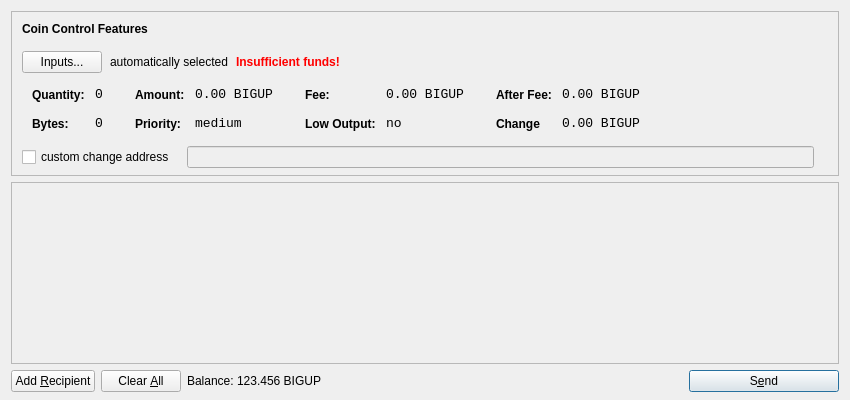
<?xml version="1.0" encoding="UTF-8"?>
<ui version="4.0">
 <class>SendCoinsDialog</class>
 <widget class="QDialog" name="SendCoinsDialog">
  <property name="geometry">
   <rect>
    <x>0</x>
    <y>0</y>
    <width>850</width>
    <height>400</height>
   </rect>
  </property>
  <property name="windowTitle">
   <string>Send Coins</string>
  </property>
  <layout class="QVBoxLayout" name="verticalLayout" stretch="0,1,0">
   <property name="bottomMargin">
    <number>8</number>
   </property>
   <item>
    <widget class="QFrame" name="frameCoinControl">
     <property name="sizePolicy">
      <sizepolicy hsizetype="Expanding" vsizetype="Expanding">
       <horstretch>0</horstretch>
       <verstretch>0</verstretch>
      </sizepolicy>
     </property>
     <property name="maximumSize">
      <size>
       <width>16777215</width>
       <height>16777215</height>
      </size>
     </property>
     <property name="frameShape">
      <enum>QFrame::StyledPanel</enum>
     </property>
     <property name="frameShadow">
      <enum>QFrame::Sunken</enum>
     </property>
     <layout class="QVBoxLayout" name="verticalLayoutCoinControl2">
      <property name="spacing">
       <number>-1</number>
      </property>
      <property name="leftMargin">
       <number>0</number>
      </property>
      <property name="topMargin">
       <number>0</number>
      </property>
      <property name="rightMargin">
       <number>0</number>
      </property>
      <property name="bottomMargin">
       <number>6</number>
      </property>
      <item>
       <layout class="QVBoxLayout" name="verticalLayoutCoinControl" stretch="0,0,0,0,1">
        <property name="spacing">
         <number>0</number>
        </property>
        <property name="leftMargin">
         <number>10</number>
        </property>
        <property name="topMargin">
         <number>10</number>
        </property>
        <item>
         <layout class="QHBoxLayout" name="horizontalLayoutCoinControl1">
          <property name="bottomMargin">
           <number>15</number>
          </property>
          <item>
           <widget class="QLabel" name="labelCoinControlFeatures">
            <property name="sizePolicy">
             <sizepolicy hsizetype="Preferred" vsizetype="Maximum">
              <horstretch>0</horstretch>
              <verstretch>0</verstretch>
             </sizepolicy>
            </property>
            <property name="font">
             <font>
              <weight>75</weight>
              <bold>true</bold>
             </font>
            </property>
            <property name="styleSheet">
             <string notr="true">font-weight:bold;</string>
            </property>
            <property name="text">
             <string>Coin Control Features</string>
            </property>
           </widget>
          </item>
         </layout>
        </item>
        <item>
         <layout class="QHBoxLayout" name="horizontalLayoutCoinControl2" stretch="0,0,0,0">
          <property name="spacing">
           <number>8</number>
          </property>
          <property name="bottomMargin">
           <number>10</number>
          </property>
          <item>
           <widget class="QPushButton" name="pushButtonCoinControl">
            <property name="styleSheet">
             <string notr="true"/>
            </property>
            <property name="text">
             <string>Inputs...</string>
            </property>
           </widget>
          </item>
          <item>
           <widget class="QLabel" name="labelCoinControlAutomaticallySelected">
            <property name="text">
             <string>automatically selected</string>
            </property>
            <property name="margin">
             <number>5</number>
            </property>
           </widget>
          </item>
          <item>
           <widget class="QLabel" name="labelCoinControlInsuffFunds">
            <property name="font">
             <font>
              <weight>75</weight>
              <bold>true</bold>
             </font>
            </property>
            <property name="styleSheet">
             <string notr="true">color:red;font-weight:bold;</string>
            </property>
            <property name="text">
             <string>Insufficient funds!</string>
            </property>
            <property name="margin">
             <number>5</number>
            </property>
           </widget>
          </item>
          <item>
           <spacer name="horizontalSpacerCoinControl">
            <property name="orientation">
             <enum>Qt::Horizontal</enum>
            </property>
            <property name="sizeHint" stdset="0">
             <size>
              <width>40</width>
              <height>1</height>
             </size>
            </property>
           </spacer>
          </item>
         </layout>
        </item>
        <item>
         <widget class="QWidget" name="widgetCoinControl" native="true">
          <property name="sizePolicy">
           <sizepolicy hsizetype="Preferred" vsizetype="Preferred">
            <horstretch>0</horstretch>
            <verstretch>0</verstretch>
           </sizepolicy>
          </property>
          <property name="minimumSize">
           <size>
            <width>0</width>
            <height>0</height>
           </size>
          </property>
          <property name="styleSheet">
           <string notr="true"/>
          </property>
          <layout class="QHBoxLayout" name="horizontalLayoutCoinControl5">
           <property name="margin">
            <number>0</number>
           </property>
           <item>
            <layout class="QHBoxLayout" name="horizontalLayoutCoinControl3" stretch="0,0,0,1">
             <property name="spacing">
              <number>20</number>
             </property>
             <property name="topMargin">
              <number>0</number>
             </property>
             <property name="bottomMargin">
              <number>10</number>
             </property>
             <item>
              <layout class="QFormLayout" name="formLayoutCoinControl1">
               <property name="horizontalSpacing">
                <number>10</number>
               </property>
               <property name="verticalSpacing">
                <number>14</number>
               </property>
               <property name="leftMargin">
                <number>10</number>
               </property>
               <property name="topMargin">
                <number>4</number>
               </property>
               <property name="rightMargin">
                <number>6</number>
               </property>
               <item row="0" column="0">
                <widget class="QLabel" name="labelCoinControlQuantityText">
                 <property name="styleSheet">
                  <string notr="true">font-weight:bold;</string>
                 </property>
                 <property name="text">
                  <string>Quantity:</string>
                 </property>
                 <property name="margin">
                  <number>0</number>
                 </property>
                </widget>
               </item>
               <item row="0" column="1">
                <widget class="QLabel" name="labelCoinControlQuantity">
                 <property name="font">
                  <font>
                   <family>Monospace</family>
                   <pointsize>10</pointsize>
                  </font>
                 </property>
                 <property name="cursor">
                  <cursorShape>IBeamCursor</cursorShape>
                 </property>
                 <property name="contextMenuPolicy">
                  <enum>Qt::ActionsContextMenu</enum>
                 </property>
                 <property name="text">
                  <string>0</string>
                 </property>
                 <property name="margin">
                  <number>0</number>
                 </property>
                 <property name="textInteractionFlags">
                  <set>Qt::LinksAccessibleByMouse|Qt::TextSelectableByKeyboard|Qt::TextSelectableByMouse</set>
                 </property>
                </widget>
               </item>
               <item row="1" column="0">
                <widget class="QLabel" name="labelCoinControlBytesText">
                 <property name="styleSheet">
                  <string notr="true">font-weight:bold;</string>
                 </property>
                 <property name="text">
                  <string>Bytes:</string>
                 </property>
                </widget>
               </item>
               <item row="1" column="1">
                <widget class="QLabel" name="labelCoinControlBytes">
                 <property name="font">
                  <font>
                   <family>Monospace</family>
                   <pointsize>10</pointsize>
                  </font>
                 </property>
                 <property name="cursor">
                  <cursorShape>IBeamCursor</cursorShape>
                 </property>
                 <property name="contextMenuPolicy">
                  <enum>Qt::ActionsContextMenu</enum>
                 </property>
                 <property name="text">
                  <string>0</string>
                 </property>
                 <property name="textInteractionFlags">
                  <set>Qt::LinksAccessibleByMouse|Qt::TextSelectableByKeyboard|Qt::TextSelectableByMouse</set>
                 </property>
                </widget>
               </item>
              </layout>
             </item>
             <item>
              <layout class="QFormLayout" name="formLayoutCoinControl2">
               <property name="horizontalSpacing">
                <number>10</number>
               </property>
               <property name="verticalSpacing">
                <number>14</number>
               </property>
               <property name="leftMargin">
                <number>6</number>
               </property>
               <property name="topMargin">
                <number>4</number>
               </property>
               <property name="rightMargin">
                <number>6</number>
               </property>
               <item row="0" column="0">
                <widget class="QLabel" name="labelCoinControlAmountText">
                 <property name="styleSheet">
                  <string notr="true">font-weight:bold;</string>
                 </property>
                 <property name="text">
                  <string>Amount:</string>
                 </property>
                 <property name="margin">
                  <number>0</number>
                 </property>
                </widget>
               </item>
               <item row="0" column="1">
                <widget class="QLabel" name="labelCoinControlAmount">
                 <property name="font">
                  <font>
                   <family>Monospace</family>
                   <pointsize>10</pointsize>
                  </font>
                 </property>
                 <property name="cursor">
                  <cursorShape>IBeamCursor</cursorShape>
                 </property>
                 <property name="contextMenuPolicy">
                  <enum>Qt::ActionsContextMenu</enum>
                 </property>
                 <property name="text">
                  <string notr="true">0.00 BIGUP</string>
                 </property>
                 <property name="textInteractionFlags">
                  <set>Qt::LinksAccessibleByMouse|Qt::TextSelectableByKeyboard|Qt::TextSelectableByMouse</set>
                 </property>
                </widget>
               </item>
               <item row="1" column="0">
                <widget class="QLabel" name="labelCoinControlPriorityText">
                 <property name="styleSheet">
                  <string notr="true">font-weight:bold;</string>
                 </property>
                 <property name="text">
                  <string>Priority:</string>
                 </property>
                </widget>
               </item>
               <item row="1" column="1">
                <widget class="QLabel" name="labelCoinControlPriority">
                 <property name="font">
                  <font>
                   <family>Monospace</family>
                   <pointsize>10</pointsize>
                  </font>
                 </property>
                 <property name="cursor">
                  <cursorShape>IBeamCursor</cursorShape>
                 </property>
                 <property name="contextMenuPolicy">
                  <enum>Qt::ActionsContextMenu</enum>
                 </property>
                 <property name="text">
                  <string>medium</string>
                 </property>
                 <property name="textInteractionFlags">
                  <set>Qt::LinksAccessibleByMouse|Qt::TextSelectableByKeyboard|Qt::TextSelectableByMouse</set>
                 </property>
                </widget>
               </item>
              </layout>
             </item>
             <item>
              <layout class="QFormLayout" name="formLayoutCoinControl3">
               <property name="horizontalSpacing">
                <number>10</number>
               </property>
               <property name="verticalSpacing">
                <number>14</number>
               </property>
               <property name="leftMargin">
                <number>6</number>
               </property>
               <property name="topMargin">
                <number>4</number>
               </property>
               <property name="rightMargin">
                <number>6</number>
               </property>
               <item row="0" column="0">
                <widget class="QLabel" name="labelCoinControlFeeText">
                 <property name="styleSheet">
                  <string notr="true">font-weight:bold;</string>
                 </property>
                 <property name="text">
                  <string>Fee:</string>
                 </property>
                 <property name="margin">
                  <number>0</number>
                 </property>
                </widget>
               </item>
               <item row="0" column="1">
                <widget class="QLabel" name="labelCoinControlFee">
                 <property name="font">
                  <font>
                   <family>Monospace</family>
                   <pointsize>10</pointsize>
                  </font>
                 </property>
                 <property name="cursor">
                  <cursorShape>IBeamCursor</cursorShape>
                 </property>
                 <property name="contextMenuPolicy">
                  <enum>Qt::ActionsContextMenu</enum>
                 </property>
                 <property name="text">
                  <string notr="true">0.00 BIGUP</string>
                 </property>
                 <property name="textInteractionFlags">
                  <set>Qt::LinksAccessibleByMouse|Qt::TextSelectableByKeyboard|Qt::TextSelectableByMouse</set>
                 </property>
                </widget>
               </item>
               <item row="1" column="0">
                <widget class="QLabel" name="labelCoinControlLowOutputText">
                 <property name="styleSheet">
                  <string notr="true">font-weight:bold;</string>
                 </property>
                 <property name="text">
                  <string>Low Output:</string>
                 </property>
                </widget>
               </item>
               <item row="1" column="1">
                <widget class="QLabel" name="labelCoinControlLowOutput">
                 <property name="font">
                  <font>
                   <family>Monospace</family>
                   <pointsize>10</pointsize>
                  </font>
                 </property>
                 <property name="cursor">
                  <cursorShape>IBeamCursor</cursorShape>
                 </property>
                 <property name="contextMenuPolicy">
                  <enum>Qt::ActionsContextMenu</enum>
                 </property>
                 <property name="text">
                  <string>no</string>
                 </property>
                 <property name="textInteractionFlags">
                  <set>Qt::LinksAccessibleByMouse|Qt::TextSelectableByKeyboard|Qt::TextSelectableByMouse</set>
                 </property>
                </widget>
               </item>
              </layout>
             </item>
             <item>
              <layout class="QFormLayout" name="formLayoutCoinControl4">
               <property name="horizontalSpacing">
                <number>10</number>
               </property>
               <property name="verticalSpacing">
                <number>14</number>
               </property>
               <property name="leftMargin">
                <number>6</number>
               </property>
               <property name="topMargin">
                <number>4</number>
               </property>
               <property name="rightMargin">
                <number>6</number>
               </property>
               <item row="0" column="0">
                <widget class="QLabel" name="labelCoinControlAfterFeeText">
                 <property name="styleSheet">
                  <string notr="true">font-weight:bold;</string>
                 </property>
                 <property name="text">
                  <string>After Fee:</string>
                 </property>
                 <property name="margin">
                  <number>0</number>
                 </property>
                </widget>
               </item>
               <item row="0" column="1">
                <widget class="QLabel" name="labelCoinControlAfterFee">
                 <property name="font">
                  <font>
                   <family>Monospace</family>
                   <pointsize>10</pointsize>
                  </font>
                 </property>
                 <property name="cursor">
                  <cursorShape>IBeamCursor</cursorShape>
                 </property>
                 <property name="contextMenuPolicy">
                  <enum>Qt::ActionsContextMenu</enum>
                 </property>
                 <property name="text">
                  <string notr="true">0.00 BIGUP</string>
                 </property>
                 <property name="textInteractionFlags">
                  <set>Qt::LinksAccessibleByMouse|Qt::TextSelectableByKeyboard|Qt::TextSelectableByMouse</set>
                 </property>
                </widget>
               </item>
               <item row="1" column="0">
                <widget class="QLabel" name="labelCoinControlChangeText">
                 <property name="styleSheet">
                  <string notr="true">font-weight:bold;</string>
                 </property>
                 <property name="text">
                  <string>Change</string>
                 </property>
                </widget>
               </item>
               <item row="1" column="1">
                <widget class="QLabel" name="labelCoinControlChange">
                 <property name="font">
                  <font>
                   <family>Monospace</family>
                   <pointsize>10</pointsize>
                  </font>
                 </property>
                 <property name="cursor">
                  <cursorShape>IBeamCursor</cursorShape>
                 </property>
                 <property name="contextMenuPolicy">
                  <enum>Qt::ActionsContextMenu</enum>
                 </property>
                 <property name="text">
                  <string notr="true">0.00 BIGUP</string>
                 </property>
                 <property name="textInteractionFlags">
                  <set>Qt::LinksAccessibleByMouse|Qt::TextSelectableByKeyboard|Qt::TextSelectableByMouse</set>
                 </property>
                </widget>
               </item>
              </layout>
             </item>
            </layout>
           </item>
          </layout>
         </widget>
        </item>
        <item>
         <layout class="QHBoxLayout" name="horizontalLayoutCoinControl4" stretch="0,0,0">
          <property name="spacing">
           <number>12</number>
          </property>
          <property name="sizeConstraint">
           <enum>QLayout::SetDefaultConstraint</enum>
          </property>
          <property name="topMargin">
           <number>5</number>
          </property>
          <property name="rightMargin">
           <number>5</number>
          </property>
          <item>
           <widget class="QCheckBox" name="checkBoxCoinControlChange">
            <property name="text">
             <string>custom change address</string>
            </property>
           </widget>
          </item>
          <item>
           <widget class="QLineEdit" name="lineEditCoinControlChange">
            <property name="enabled">
             <bool>false</bool>
            </property>
            <property name="sizePolicy">
             <sizepolicy hsizetype="Expanding" vsizetype="Fixed">
              <horstretch>0</horstretch>
              <verstretch>0</verstretch>
             </sizepolicy>
            </property>
           </widget>
          </item>
          <item>
           <widget class="QLabel" name="labelCoinControlChangeLabel">
            <property name="sizePolicy">
             <sizepolicy hsizetype="Preferred" vsizetype="Expanding">
              <horstretch>0</horstretch>
              <verstretch>0</verstretch>
             </sizepolicy>
            </property>
            <property name="minimumSize">
             <size>
              <width>0</width>
              <height>0</height>
             </size>
            </property>
            <property name="text">
             <string/>
            </property>
            <property name="margin">
             <number>3</number>
            </property>
           </widget>
          </item>
         </layout>
        </item>
        <item>
         <spacer name="verticalSpacerCoinControl">
          <property name="orientation">
           <enum>Qt::Vertical</enum>
          </property>
          <property name="sizeHint" stdset="0">
           <size>
            <width>800</width>
            <height>1</height>
           </size>
          </property>
         </spacer>
        </item>
       </layout>
      </item>
     </layout>
    </widget>
   </item>
   <item>
    <widget class="QScrollArea" name="scrollArea">
     <property name="widgetResizable">
      <bool>true</bool>
     </property>
     <widget class="QWidget" name="scrollAreaWidgetContents">
      <property name="geometry">
       <rect>
        <x>0</x>
        <y>0</y>
        <width>830</width>
        <height>165</height>
       </rect>
      </property>
      <layout class="QVBoxLayout" name="verticalLayout_2">
       <property name="margin">
        <number>0</number>
       </property>
       <item>
        <layout class="QVBoxLayout" name="entries">
         <property name="spacing">
          <number>6</number>
         </property>
        </layout>
       </item>
       <item>
        <spacer name="verticalSpacer">
         <property name="orientation">
          <enum>Qt::Vertical</enum>
         </property>
         <property name="sizeHint" stdset="0">
          <size>
           <width>20</width>
           <height>40</height>
          </size>
         </property>
        </spacer>
       </item>
      </layout>
     </widget>
    </widget>
   </item>
   <item>
    <layout class="QHBoxLayout" name="horizontalLayout">
     <item>
      <widget class="QPushButton" name="addButton">
       <property name="toolTip">
        <string>Send to multiple recipients at once</string>
       </property>
       <property name="text">
        <string>Add &amp;Recipient</string>
       </property>
       <property name="autoDefault">
        <bool>false</bool>
       </property>
      </widget>
     </item>
     <item>
      <widget class="QPushButton" name="clearButton">
       <property name="sizePolicy">
        <sizepolicy hsizetype="Minimum" vsizetype="Fixed">
         <horstretch>0</horstretch>
         <verstretch>0</verstretch>
        </sizepolicy>
       </property>
       <property name="toolTip">
        <string>Remove all transaction fields</string>
       </property>
       <property name="text">
        <string>Clear &amp;All</string>
       </property>
       <property name="autoRepeatDelay">
        <number>300</number>
       </property>
       <property name="autoDefault">
        <bool>false</bool>
       </property>
      </widget>
     </item>
     <item>
      <layout class="QHBoxLayout" name="horizontalLayout_2">
       <property name="spacing">
        <number>3</number>
       </property>
       <item>
        <widget class="QLabel" name="label">
         <property name="sizePolicy">
          <sizepolicy hsizetype="Preferred" vsizetype="Fixed">
           <horstretch>0</horstretch>
           <verstretch>0</verstretch>
          </sizepolicy>
         </property>
         <property name="text">
          <string>Balance:</string>
         </property>
        </widget>
       </item>
       <item>
        <widget class="QLabel" name="labelBalance">
         <property name="sizePolicy">
          <sizepolicy hsizetype="Preferred" vsizetype="Fixed">
           <horstretch>0</horstretch>
           <verstretch>0</verstretch>
          </sizepolicy>
         </property>
         <property name="cursor">
          <cursorShape>IBeamCursor</cursorShape>
         </property>
         <property name="text">
          <string>123.456 BIGUP</string>
         </property>
         <property name="textInteractionFlags">
          <set>Qt::LinksAccessibleByMouse|Qt::TextSelectableByKeyboard|Qt::TextSelectableByMouse</set>
         </property>
        </widget>
       </item>
      </layout>
     </item>
     <item>
      <spacer name="horizontalSpacer">
       <property name="orientation">
        <enum>Qt::Horizontal</enum>
       </property>
       <property name="sizeHint" stdset="0">
        <size>
         <width>40</width>
         <height>20</height>
        </size>
       </property>
      </spacer>
     </item>
     <item>
      <widget class="QPushButton" name="sendButton">
       <property name="minimumSize">
        <size>
         <width>150</width>
         <height>0</height>
        </size>
       </property>
       <property name="toolTip">
        <string>Confirm the send action</string>
       </property>
       <property name="text">
        <string>S&amp;end</string>
       </property>
       <property name="icon">
        <iconset resource="../bitcoin.qrc">
         <normaloff>:/icons/send</normaloff>:/icons/send</iconset>
       </property>
       <property name="default">
        <bool>true</bool>
       </property>
      </widget>
     </item>
    </layout>
   </item>
  </layout>
 </widget>
 <resources>
  <include location="../bitcoin.qrc"/>
 </resources>
 <connections/>
</ui>
